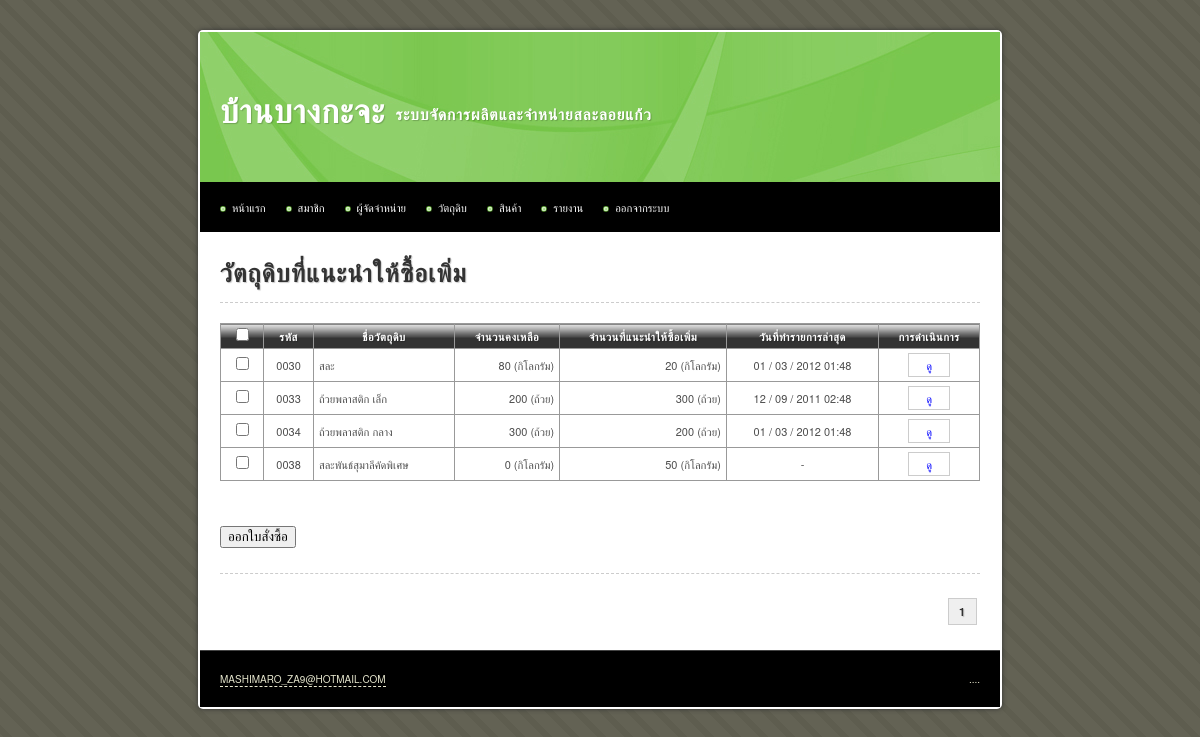
The app's page /main/material_stock.php (signed in), older data.
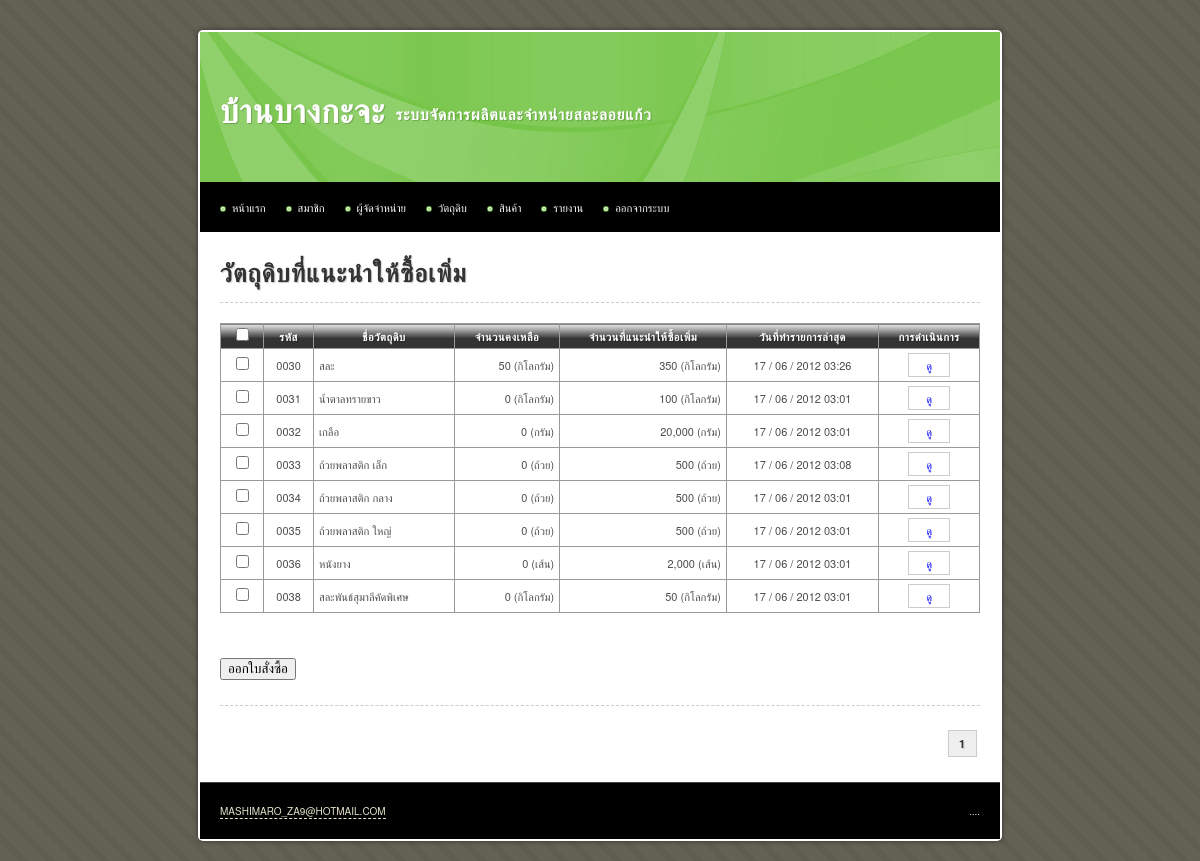
The same page, newer data.
### tables this page shows
CREATE TABLE IF NOT EXISTS `material` (
  `id` int(10) unsigned NOT NULL AUTO_INCREMENT,
  `name` varchar(255) NOT NULL,
  `description` text,
  `total` int(10) unsigned NOT NULL DEFAULT '0',
  `stock_min` int(10) unsigned NOT NULL DEFAULT '0',
  `stock_max` int(10) unsigned NOT NULL DEFAULT '0',
  `unit` varchar(255) NOT NULL,
  `average_cost_per_unit` decimal(10,2) unsigned NOT NULL DEFAULT '0.00',
  `date_create` datetime NOT NULL,
  `date_update` timestamp NOT NULL DEFAULT CURRENT_TIMESTAMP,
  `date_update_transaction` datetime DEFAULT NULL,
  PRIMARY KEY (`id`)
);

### iic_tools/helpers/iic_utilities_helper.php (called while the page is built, shortened)
<?php
function change_date_format($date, $old_separator = "-", $old_format = 'y-m-d', $new_separator = " / ", $new_format = "d-m-y")
{
	@list($_old_format_path1, $_old_format_path2, $_old_format_path3) = explode('-', $old_format);
	@list($_date_path[$_old_format_path1], $_date_path[$_old_format_path2], $_date_path[$_old_format_path3]) = explode($old_separator, $date);
	@list($_new_format_path1, $_new_format_path2, $_new_format_path3) = explode('-', $new_format);
	$_new_date = $_date_path[$_new_format_path1].$new_separator.$_date_path[$_new_format_path2].$new_separator.$_date_path[$_new_format_path3];
	return $_new_date;
}
function change_date_time_format($date_time)
{
	@list($_date, $_time) = explode(" ", $date_time);
	$_new_date		= change_date_format($_date);
	$_new_date_time = $_new_date.' '.substr($_time, 0, 5);
	return $_new_date_time;
}
function zero_fill($length, $data)
{
	while(strlen($data) < $length)
	{
		$data = '0'.$data;
	}
	return $data;
}
function remove_comma($number, $decimal = 0)
{
	$_int		= 0;
	$_decimal	= '';
	if(count(explode (".", $number)) > 1)
	{
		list($_int, $_decimal) = explode (".", $number);
	}
	else
	{
		$_int = ($number == '') ? 0 : $number;
	}
	$_int = explode (',', $_int);
	$_int = implode ($_int);
	$_new_number = $_int.$_decimal;
	return $_new_number;
}
function add_comma($number, $decimal = 0)
{
	$_sign		= '';
	$_int		= 0;
	$_decimal	= '';
	if(count(explode (".", $number)) > 1)
	{
		list($_int, $_decimal) = explode (".", $number);
	}
	else
	{
		$_int = ($number == '') ? 0 : $number;
	}
	$_int = remove_comma($_int);
	if($_int < 0)
	{
		$_sign = '-';
		$_int = str_replace('-', '', $_int);
	}
	else
	{
		$_sign = '';
	}
	$_total_loop = (strlen($_int) > 3) ? floor(strlen($_int) / 3) : 0;
	for($_loop = $_total_loop; $_loop > 0; $_loop--)
	{
		$_length = (3 * $_loop) * -1;
		$_int = substr_replace($_int, ',', $_length, 0 );
	}
	$_new_number = $_sign.$_int.$_decimal;
	return $_new_number;
}

### main/material_stock.php (the view, shortened to what this page needs)
<?php
$sql = 'SELECT * FROM material';
$query = mysql_query($sql);
$total_rows = mysql_num_rows($query);
$rows_per_page = 10;
$limit_start = ($_GET['page'] - 1) * $rows_per_page;
$target = 'material.php?page=';
?>
<!DOCTYPE html PUBLIC "-//W3C//DTD XHTML 1.0 Transitional//EN" "http://www.w3.org/TR/xhtml1/DTD/xhtml1-transitional.dtd">
<html xmlns="http://www.w3.org/1999/xhtml">
<head>
<?php include("inc.css.php"); ?>
</head>
<body>
<div id="container">
	<?php include("inc.header.php"); ?>
	<div id="content">
		<h1>วัตถุดิบที่แนะนำให้ซื้อเพิ่ม</h1>
		<hr />
			<form method="post" action="material_order_create.php">
				<table width="100%" border="1" align="center" cellpadding="5" cellspacing="0">
					<thead>
						<tr>
							<th scope="col"><input type="checkbox" id="select_all" /></th>
							<th scope="col">รหัส</th>
							<th scope="col">ชื่อวัตถุดิบ</th>
							<th scope="col">จำนวนคงเหลือ</th>
							<th scope="col">จำนวนที่แนะนำให้ซื้อเพิ่ม</th>
							<th scope="col">วันที่ทำรายการล่าสุด</th>
							<th scope="col">การดำเนินการ</th>
						</tr>
					</thead>
					<tbody>
						<?php
						$sql = 'SELECT * FROM material WHERE total < stock_min LIMIT '.$limit_start.', '.$rows_per_page;
						$query = mysql_query($sql);
						$query_row = mysql_num_rows($query);
						if($query_row > 0)
						{
							while($data = mysql_fetch_array($query))
							{
								$date_update_transaction = (is_null($data['date_update_transaction'])) ? '-' : change_date_time_format($data['date_update_transaction']);
								echo '	<tr>
											<td class="center"><input type="checkbox" name="id[]" value="'.$data['id'].'" /></td>
											<td class="center">'.zero_fill(4, $data['id']).'</td>
											<td>'.$data['name'].'</td>
											<td class="right">'.add_comma($data['total']).' ('.$data['unit'].')</td>
											<td class="right">'.add_comma(abs($data['total'] - $data['stock_min'])).' ('.$data['unit'].')</td>
											<td class="center">'.$date_update_transaction.'</td>
											<td class="center">
												<a class="button" href="material_view.php?id='.$data['id'].'">ดู</a>
											</td>
										</tr>';
							}
						}
						else
						{
							echo '<tr><td colspan="7" class="center">ไม่มีข้อมูล</td></tr>';
						}
						?>
					</tbody>
				</table>
				<input type="submit" name="create" value="ออกใบสั่งซื้อ" />
			</form>
		<hr style="margin-top:25px" />
		<div class="pagination">
			<?php echo get_pagination($total_rows, $target, $_GET['page'], $rows_per_page); ?>
		</div>
	</div>
	<?php include("inc.footer.php"); ?>
</div>
</body>
</html>

### iic_tools/helpers/iic_crud_helper.php (shortened to what this page needs)
<?php
function get_pagination($total_rows, $target, $current_page, $rows_per_page = 10)
{
	$_total_page = ceil($total_rows / $rows_per_page);
	$_pagination = '';
	$_loop = 1;
	while($_loop <= $_total_page)
	{
		if($_loop <= 3 || $_loop > ($_total_page - 3))
		{
			if($_loop == $current_page)
			{
				$_pagination .= '<strong>'.$_loop.'</strong>';
			}
			else
			{
				$_pagination .= '<a href="'.$target.$_loop.'" title="Page '.$_loop.'">&nbsp;'.$_loop.'&nbsp;</a>';
			}
		}
		$_loop++;
	}
	return $_pagination;
}

Row changes from the older to the newer data that the page shows:
changed material "สละ": total "80" → "50"; add_comma(abs($data['total'] - $data['stock_min'])) "20" → "350"; date_update_transaction "01 / 03 / 2012 01:48" → "17 / 06 / 2012 03:26"
now on this page (row edited): material: id "0031", name "น้ำตาลทรายขาว", total "0", unit "กิโลกรัม", add_comma(abs($data['total']-$data['stock_min'])) "100", date_update_transaction "17 / 06 / 2012 03:01"
now on this page (row edited): material: id "0032", name "เกลือ", total "0", unit "กรัม", add_comma(abs($data['total'] - $data['stock_min'])) "20,000", date_update_transaction "17 / 06 / 2012 03:01"
changed material "ถ้วยพลาสติก เล็ก": total "200" → "0"; add_comma(abs($data['total']-$data['stock_min'])) "300" → "500"; date_update_transaction "12 / 09 / 2011 02:48" → "17 / 06 / 2012 03:08"
changed material "ถ้วยพลาสติก กลาง": total "300" → "0"; add_comma(abs($data['total']-$data['stock_min'])) "200" → "500"; date_update_transaction "01 / 03 / 2012 01:48" → "17 / 06 / 2012 03:01"
now on this page (row edited): material: id "0035", name "ถ้วยพลาสติก ใหญ่", total "0", unit "ถ้วย", add_comma(abs($data['total']-$data['stock_min'])) "500", date_update_transaction "17 / 06 / 2012 03:01"
now on this page (row edited): material: id "0036", name "หนังยาง", total "0", unit "เส้น", add_comma(abs($data['total'] - $data['stock_min'])) "2,000", date_update_transaction "17 / 06 / 2012 03:01"
changed material "สละพันธ์สุมาลีคัดพิเศษ": date_update_transaction "-" → "17 / 06 / 2012 03:01"
